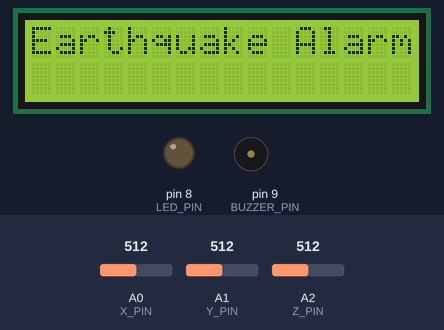
This sketch was run on a simulated Arduino Uno, built with avr-gcc and run on an emulated ATmega328P. Shown: 16×2 character LCD, output pins drawn as LEDs (lit = HIGH), buzzer (waves = sounding, pin HIGH). Dashed ring = blinking. Inputs (shaded band) come from the test bench; at power-on: A0 (X_PIN) = 512, A1 (Y_PIN) = 512, A2 (Z_PIN) = 512. What the sketch prints to the serial monitor is not drawn.

Above: at 2.2 s.
2.3 s: A0 (X_PIN) set to 535
At 3.6 s:
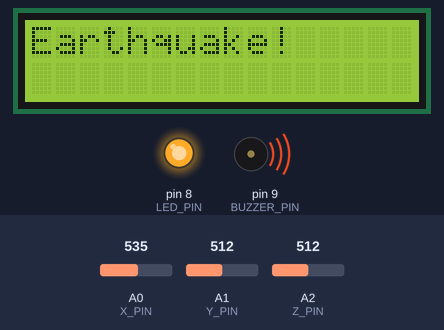
5.3 s: A0 (X_PIN) set to 511
At 5.9 s:
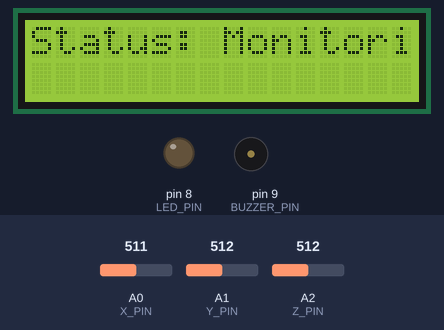
8.3 s: A0 (X_PIN) set to 306
At 9.3 s:
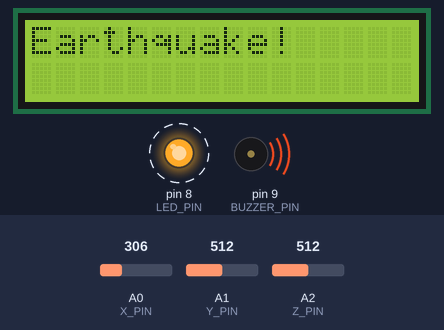
Timing chart, 0 to 17.3 s (numbered marks = the images above; inputs shaded):
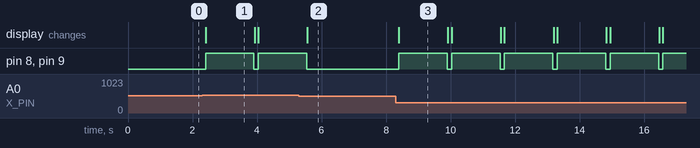

The sketch:

earthquick.ino
```cpp
#include <Wire.h>
#include <LiquidCrystal_I2C.h>

LiquidCrystal_I2C lcd(0x27, 16, 2);  // Your LCD I2C address

// ADXL335 analog pins
#define X_PIN A0
#define Y_PIN A1
#define Z_PIN A2

// Outputs
#define BUZZER_PIN 9
#define LED_PIN 8

// Sensitivity threshold
#define THRESHOLD 12

// Baseline values
int BASE_X, BASE_Y, BASE_Z;

void setup() {
  Serial.begin(9600);

  // Initialize LCD
  lcd.init();
  lcd.backlight();
  lcd.setCursor(0, 0);
  lcd.print("Earthquake Alarm");

  // Set pin modes
  pinMode(BUZZER_PIN, OUTPUT);
  pinMode(LED_PIN, OUTPUT);

  // Read stable baseline after a short delay
  delay(1000);
  BASE_X = analogRead(X_PIN);
  BASE_Y = analogRead(Y_PIN);
  BASE_Z = analogRead(Z_PIN);
}

void loop() {
  int x = analogRead(X_PIN);
  int y = analogRead(Y_PIN);
  int z = analogRead(Z_PIN);

  int deltaX = abs(x - BASE_X);
  int deltaY = abs(y - BASE_Y);
  int deltaZ = abs(z - BASE_Z);

  Serial.print("ΔX: "); Serial.print(deltaX);
  Serial.print(" ΔY: "); Serial.print(deltaY);
  Serial.print(" ΔZ: "); Serial.println(deltaZ);

  // Check if any delta exceeds the threshold
  if (deltaX > THRESHOLD || deltaY > THRESHOLD || deltaZ > THRESHOLD) {
    // Earthquake detected
    lcd.clear();
    lcd.setCursor(0, 0);
    lcd.print("Earthquake!");

    digitalWrite(BUZZER_PIN, HIGH);
    digitalWrite(LED_PIN, HIGH);

    delay(1500);  // Keep buzzer/LED/LCD on for 1.5 seconds

    // Turn everything off
    digitalWrite(BUZZER_PIN, LOW);
    digitalWrite(LED_PIN, LOW);

    lcd.clear();
    lcd.setCursor(0, 0);
    lcd.print("Status: Monitoring...");
  }

  delay(100);  // Small delay before next reading
}
```

Measured:
- the behaviour switches between 524 and 525 on A0 (X_PIN) (found by bisection; images 0 and 1)
- after the input at 2.3 s, pin 8 (LED_PIN), pin 9 (BUZZER_PIN): LOW → HIGH after 0.10 s, → LOW 1.5 s later, → HIGH 0.14 s later; the display: changes after 0.10 s (image 1)
- after the input at 5.3 s, pin 8 (LED_PIN), pin 9 (BUZZER_PIN): goes on until 5.5 s, then stays LOW
- after the input at 8.3 s, pin 8 (LED_PIN), pin 9 (BUZZER_PIN): alternates HIGH for 1.5 s and LOW for 0.14 s, starting after 0.10 s; the display: changes after 0.10 s (image 3)
- what the display in image 1 shows lasts 1.5 s, from 2.4 s to 3.9 s
